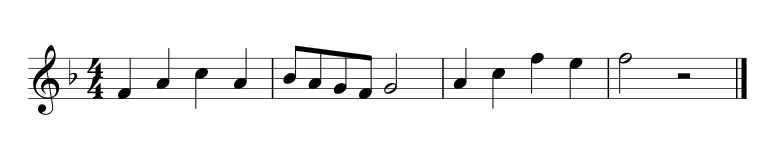
#> input picture apps/api/tests/fixtures/incipit.png, 774 x 157 px, given in place of mondnacht-p-09.png, which was not available
$ python degradar_foto.py ../../../apps/api/tests/fixtures
#> lines starting #> are read from the running program, lines starting #| are printed output that depends on the picture; pictures that were not available may be replaced by others from this repository, and a replacement may not be noted
"""Versión «foto» de Mondnacht: giro, desenfoque, luz desigual, ruido y JPEG (INV-0002).

Uso: python degradar_foto.py <carpeta de datos>

Lee `mondnacht-p-09.png` y `mondnacht-p-10.png` de la carpeta y escribe en ella
`mondnacht-foto-p-09.png` y `mondnacht-foto-p-10.png`. La semilla es fija.
"""

import io
import sys
from pathlib import Path

import numpy as np
from PIL import Image, ImageFilter


def main(datos: Path) -> None:
    rng = np.random.default_rng(205)
    for page in ("09", "10"):
        image = Image.open(datos / f"mondnacht-p-{page}.png").convert("L")
        image = image.rotate(1.5, resample=Image.BICUBIC, expand=True, fillcolor=255)
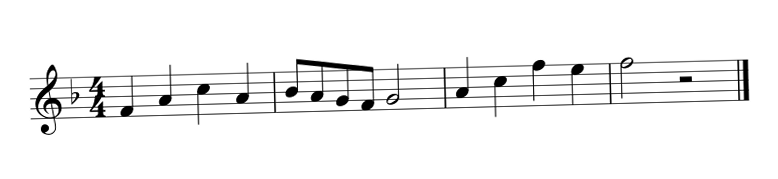
#> image: PIL image 778x179 L; min 0, max 255, mean 243.4
        image = image.filter(ImageFilter.GaussianBlur(1.8))
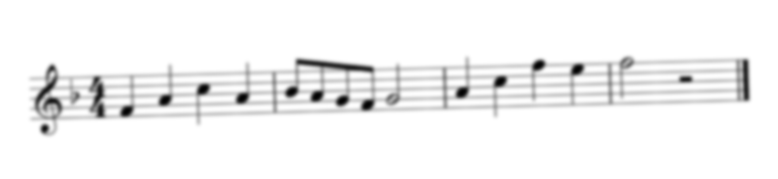
#> image: PIL image 778x179 L; min 2, max 255, mean 243.4
        pixels = np.asarray(image, dtype=np.float32)
        height, width = pixels.shape
#> height = 179; width = 778
        light = np.linspace(0.78, 1.0, width)[None, :] * np.linspace(0.9, 1.0, height)[:, None]
        pixels = pixels * light + rng.normal(0, 9, pixels.shape)
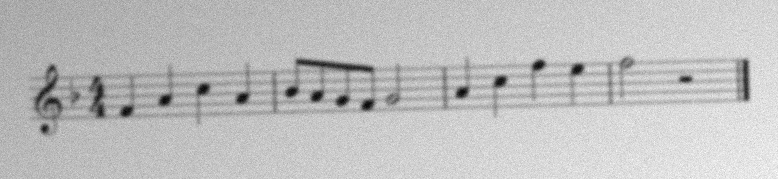
#> pixels: shape (179, 778) float64; min -18.69, max 280.9, mean 206; drawn with min black and max white
        image = Image.fromarray(np.clip(pixels, 0, 255).astype(np.uint8))
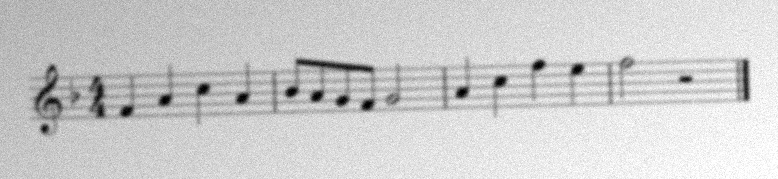
#> image: PIL image 778x179 L; min 0, max 255, mean 205.4
        buffer = io.BytesIO()
        image.save(buffer, format="JPEG", quality=70)
        Image.open(buffer).save(datos / f"mondnacht-foto-p-{page}.png")
        print(page, image.size)
#| 09 (778, 179)


if __name__ == "__main__":
    if len(sys.argv) != 2:
        sys.exit("Uso: python degradar_foto.py <carpeta de datos>")
    main(Path(sys.argv[1]))
